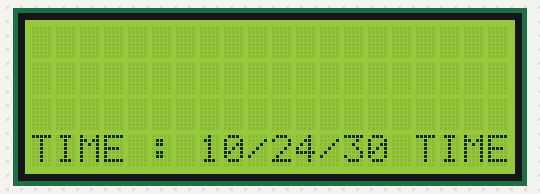
Recording of a sketch running on a simulated Arduino Uno, built with avr-gcc and run on an emulated ATmega328P. On the bench: 20×4 character LCD. The local clock reads 2024-03-15 10:24:30 at power-on unless the sketch sets it; what the sketch prints to the serial monitor is not drawn.

Above: at 0.1 s.
At 4.1 s:
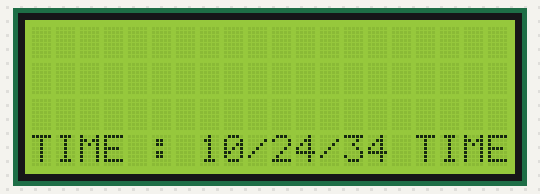
At 11.1 s:
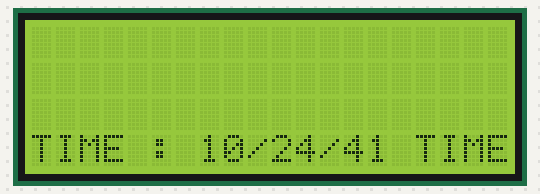
At 19.1 s:
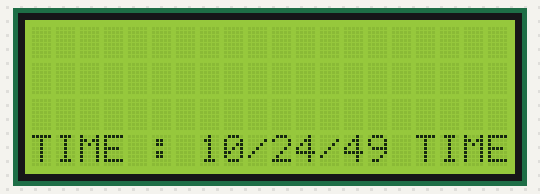
At 29.1 s:
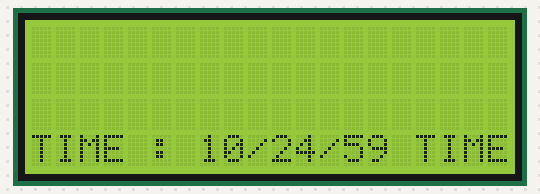
At 38.1 s:
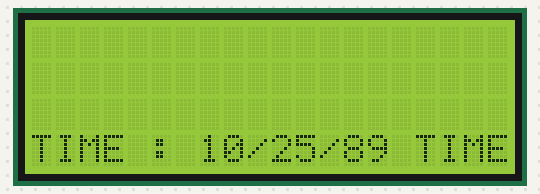

Measured:
- what the display in image 1 shows lasts 1.1 s, from 4.0 s to 5.1 s

The sketch:

time.ino
```cpp
#include "RTClib.h"
#include <Wire.h>                   // Wire library
#include <LiquidCrystal_I2C.h>      // Liquid Crystal I2C library
LiquidCrystal_I2C lcd(0x27, 20, 4); // Display address 0x27, I2C 20 x 4
RTC_DS3231 rtc;
char daysOfTheWeek[7][12] = {"Sunday", "Monday", "Tuesday", "Wednesday", "Thursday", "Friday", "Saturday"};//days
int Hour, Minute, Ssecond = 0;

void setup() {
  // put your setup code here, to run once:
  Serial.begin(9600);
  lcd.init();         // start the lcd library
  lcd.backlight();    // turn on the lcd backlight
  lcd.clear();        // clear the cld screen
  Wire.begin();
  lcd.setCursor(16, 3); lcd.print("TIME");
  if (! rtc.begin()) {
    Serial.println("Couldn't find RTC");
    Serial.flush();
    while (1) delay(10);
  }

  if (rtc.lostPower()) {
    Serial.println("RTC lost power, let's set the time!");
    // When time needs to be set on a new device, or after a power loss, the
    // following line sets the RTC to the date & time this sketch was compiled
    rtc.adjust(DateTime(F(__DATE__), F(__TIME__)));
    // This line sets the RTC with an explicit date & time, for example to set
    // January 21, 2014 at 3am you would call:
    // rtc.adjust(DateTime(2014, 1, 21, 3, 0, 0));
  }
  // When time needs to be re-set on a previously configured device, the
  // following line sets the RTC to the date & time this sketch was compiled
  // rtc.adjust(DateTime(F(__DATE__), F(__TIME__)));
  // This line sets the RTC with an explicit date & time, for example to set

  // January 21, 2014 at 3am you would call:
  // rtc.adjust(DateTime(2014, 1, 21, 3, 0, 0));
}

void loop() {
  // put your main code here, to run repeatedly:
  DateTime now = rtc.now();
  Serial.print(now.year(), DEC);
  Serial.print('/');
  Serial.print(now.month(), DEC);
  Serial.print('/');
  Serial.print(now.day(), DEC);
  Serial.print(" (");
  Serial.print(daysOfTheWeek[now.dayOfTheWeek()]);
  Serial.print(") ");
  Serial.print(now.hour());
  Serial.print(':');
  Serial.print(now.minute());
  Serial.print(':');
  Serial.print(now.second(), DEC);
  Serial.println();

  Minute = now.minute();
  Hour = now.hour();

  lcd.setCursor(0,  3);
  lcd.print("TIME : "); // this prints whats in between the quotes
  lcd.print(now.hour());        // this prints whats in between the quotes
  lcd.print("/");         // this clears the display field so anything left is deleted
  lcd.print(now.minute());   // this prints the tag value
  lcd.print("/");         // this clears the display field so anything left is deleted
  lcd.print(now.second());   // this prints the tag value
}
```
